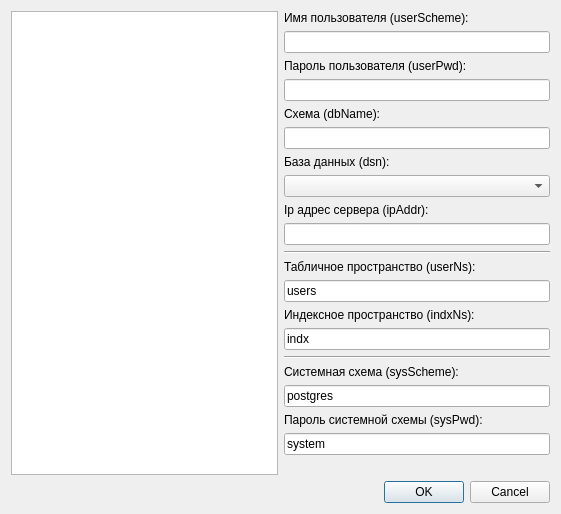
<?xml version="1.0" encoding="UTF-8"?>
<ui version="4.0">
 <class>GuiConverterDlg</class>
 <widget class="QDialog" name="GuiConverterDlg">
  <property name="geometry">
   <rect>
    <x>0</x>
    <y>0</y>
    <width>561</width>
    <height>514</height>
   </rect>
  </property>
  <property name="windowTitle">
   <string>Запуск GuiConverter</string>
  </property>
  <property name="windowIcon">
   <iconset resource="../../res/fmt.qrc">
    <normaloff>:/img/SychronizeListHS.png</normaloff>:/img/SychronizeListHS.png</iconset>
  </property>
  <layout class="QVBoxLayout" name="verticalLayout_2">
   <item>
    <layout class="QHBoxLayout" name="horizontalLayout" stretch="0,0">
     <item>
      <widget class="QTreeView" name="connectionsTree">
       <property name="editTriggers">
        <set>QAbstractItemView::NoEditTriggers</set>
       </property>
       <property name="iconSize">
        <size>
         <width>20</width>
         <height>20</height>
        </size>
       </property>
       <property name="rootIsDecorated">
        <bool>false</bool>
       </property>
      </widget>
     </item>
     <item>
      <layout class="QVBoxLayout" name="verticalLayout">
       <item>
        <widget class="QLabel" name="label">
         <property name="text">
          <string>Имя пользователя (userScheme):</string>
         </property>
        </widget>
       </item>
       <item>
        <widget class="QLineEdit" name="NameEdit">
         <property name="text">
          <string/>
         </property>
        </widget>
       </item>
       <item>
        <widget class="QLabel" name="label_2">
         <property name="text">
          <string>Пароль пользователя (userPwd):</string>
         </property>
        </widget>
       </item>
       <item>
        <widget class="QLineEdit" name="PswdEdit">
         <property name="text">
          <string/>
         </property>
        </widget>
       </item>
       <item>
        <widget class="QLabel" name="label_9">
         <property name="text">
          <string>Схема (dbName):</string>
         </property>
        </widget>
       </item>
       <item>
        <widget class="QLineEdit" name="dbName"/>
       </item>
       <item>
        <widget class="QLabel" name="label_4">
         <property name="text">
          <string>База данных (dsn):</string>
         </property>
        </widget>
       </item>
       <item>
        <widget class="QComboBox" name="comboBox_Dsn"/>
       </item>
       <item>
        <widget class="QLabel" name="label_8">
         <property name="text">
          <string>Ip адрес сервера (ipAddr):</string>
         </property>
        </widget>
       </item>
       <item>
        <widget class="QLineEdit" name="ipAddr"/>
       </item>
       <item>
        <widget class="Line" name="line">
         <property name="orientation">
          <enum>Qt::Horizontal</enum>
         </property>
        </widget>
       </item>
       <item>
        <widget class="QLabel" name="label_7">
         <property name="text">
          <string>Табличное пространство (userNs):</string>
         </property>
        </widget>
       </item>
       <item>
        <widget class="QLineEdit" name="userNs">
         <property name="text">
          <string>users</string>
         </property>
        </widget>
       </item>
       <item>
        <widget class="QLabel" name="label_3">
         <property name="text">
          <string>Индексное пространство (indxNs):</string>
         </property>
        </widget>
       </item>
       <item>
        <widget class="QLineEdit" name="indxNs">
         <property name="text">
          <string>indx</string>
         </property>
        </widget>
       </item>
       <item>
        <widget class="Line" name="line_2">
         <property name="orientation">
          <enum>Qt::Horizontal</enum>
         </property>
        </widget>
       </item>
       <item>
        <widget class="QLabel" name="label_5">
         <property name="text">
          <string>Системная схема (sysScheme):</string>
         </property>
        </widget>
       </item>
       <item>
        <widget class="QLineEdit" name="sysScheme">
         <property name="text">
          <string>postgres</string>
         </property>
        </widget>
       </item>
       <item>
        <widget class="QLabel" name="label_6">
         <property name="text">
          <string>Пароль системной схемы (sysPwd):</string>
         </property>
        </widget>
       </item>
       <item>
        <widget class="QLineEdit" name="sysPwd">
         <property name="text">
          <string>system</string>
         </property>
        </widget>
       </item>
       <item>
        <spacer name="verticalSpacer">
         <property name="sizeHint" stdset="0">
          <size>
           <width>20</width>
           <height>40</height>
          </size>
         </property>
        </spacer>
       </item>
      </layout>
     </item>
    </layout>
   </item>
   <item>
    <widget class="QDialogButtonBox" name="buttonBox">
     <property name="standardButtons">
      <set>QDialogButtonBox::Cancel|QDialogButtonBox::Ok</set>
     </property>
    </widget>
   </item>
  </layout>
 </widget>
 <resources>
  <include location="../../res/fmt.qrc"/>
 </resources>
 <connections>
  <connection>
   <sender>buttonBox</sender>
   <signal>accepted()</signal>
   <receiver>GuiConverterDlg</receiver>
   <slot>accept()</slot>
   <hints>
    <hint type="sourcelabel">
     <x>248</x>
     <y>254</y>
    </hint>
    <hint type="destinationlabel">
     <x>157</x>
     <y>274</y>
    </hint>
   </hints>
  </connection>
  <connection>
   <sender>buttonBox</sender>
   <signal>rejected()</signal>
   <receiver>GuiConverterDlg</receiver>
   <slot>reject()</slot>
   <hints>
    <hint type="sourcelabel">
     <x>316</x>
     <y>260</y>
    </hint>
    <hint type="destinationlabel">
     <x>286</x>
     <y>274</y>
    </hint>
   </hints>
  </connection>
 </connections>
</ui>
